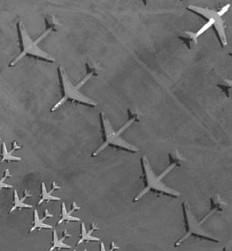
%> input picture Sandbox/MATLAB/planes1.jpg, 232 x 251 px
$ octave missing_planes.m   (GNU Octave 9; MATLAB toolbox functions it lacks are replaced by stand-ins)
%> lines starting %> are read from the running program, lines starting %| are printed output that depends on the picture
% Garret Lamb
clf; % clear figure
colormap(gray);
P1 = imread('planes1.jpg'); % load image as an array
%> P1 is the input picture: size 251x232 uint8; min 23, max 255, mean 106.4
subplot(4,1,1);
subplot(4,1,2);
subplot(4,1,3);
subplot(4,1,4);
subplot(4,1,1);
imagesc(P1); % plot image
axis off;
title('Planes 1', 'FontWeight', 'bold');
subplot(4,1,2);
P2 = imread('planes2.jpg');
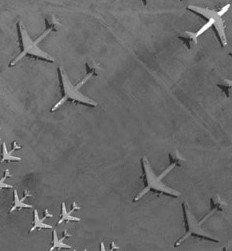
%> input picture Sandbox/MATLAB/planes2.jpg, 232 x 251 px
%> P2 is the input picture: size 251x232 uint8; min 17, max 255, mean 106.3
imagesc(P2);
axis off;
title('Planes 2', 'FontWeight', 'bold');
Diff = P1 - P2; % create image showing difference of two images
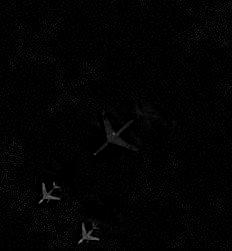
%> Diff: size 251x232 uint8; min 0, max 129, mean 2.8
subplot(4,1,3);
imagesc(Diff);
axis off;
title('Difference', 'FontWeight', 'bold');
[row, col] = find(Diff == max(Diff(:)));
%> row = 201; col = 42
hold on;
plot(42,201,'.r');
text(50,230,'max','Color','red');
BW = im2bw(Diff, .1); % create black and white image
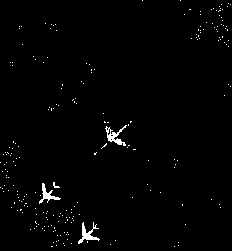
%> BW: size 251x232 logical; 1.3% white in thin lines or dots
subplot(4,1,4);
imagesc(BW);
axis off;
title('Difference > thresholdValue', 'FontWeight', 'bold');
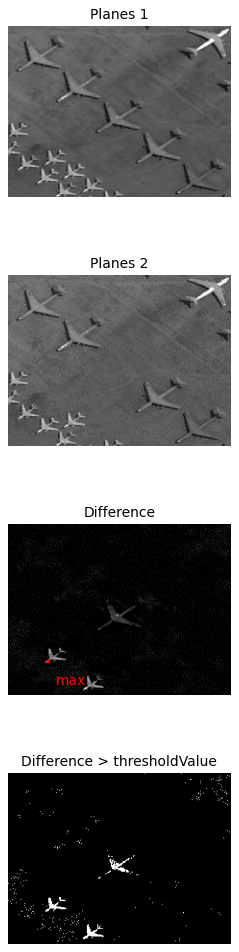
%> figure redrawn from the program's plot data, 4 panels
